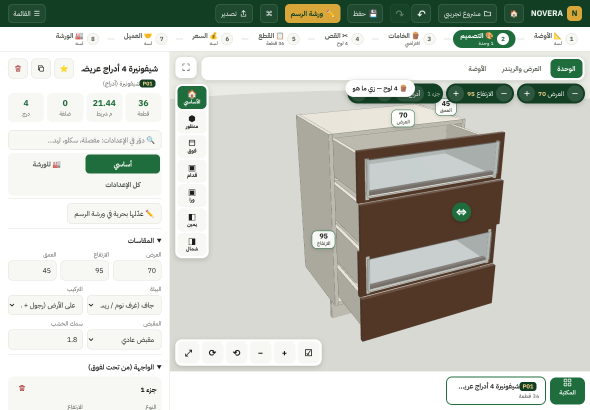
#> input picture source/pglass.png, 1180 x 820 px, given in place of r_0.png, which was not available (shown at 1/2 size)
$ python sheet.py 3 ../source/pglass.png
#> lines starting #> are read from the running program, lines starting #| are printed output that depends on the picture; after the words box and inside, x2 and y2 are one past the last pixel; in counts of white or black regions, pixels touching at a corner belong together; pictures that were not available may be replaced by others from this repository, and a replacement may not be noted
from PIL import Image, ImageChops, ImageDraw, ImageFont
import sys
n=int(sys.argv[1]); out=sys.argv[2]
cells=[]
for i in range(n):
    im=Image.open(f'new10/r_{i}.png').convert('RGB'); w,h=im.size
#> further down, im is the input picture: PIL image 1180x820 RGB; mean R, G, B 200.1, 203.3, 195
#> after `w, h = im.size`: w = 1180; h = 820
    sub=im.crop((int(w*.1),int(h*.12),int(w*.9),int(h*.92)))
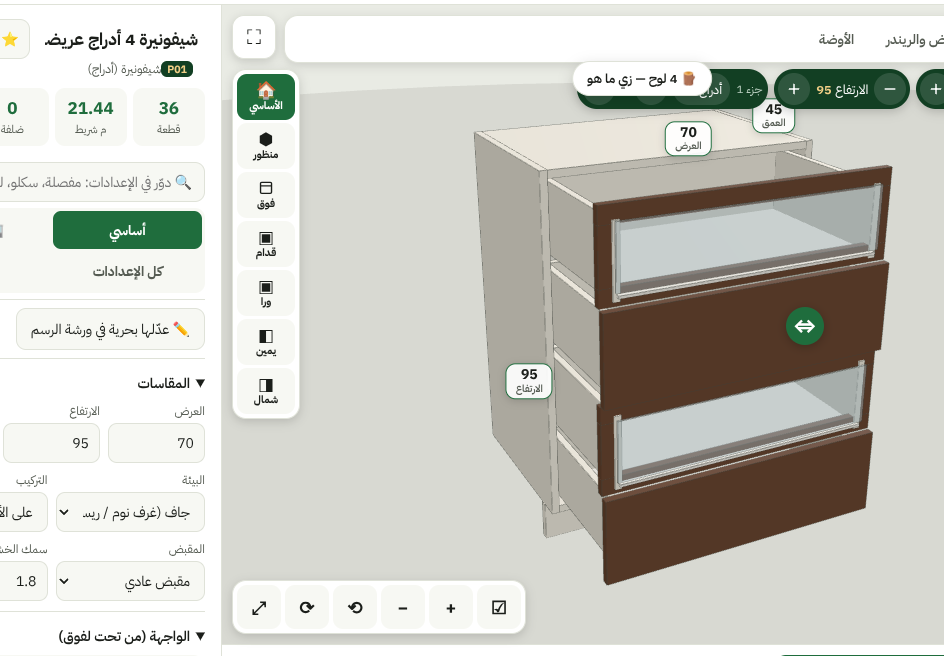
#> sub: PIL image 944x656 RGB; mean R, G, B 202.4, 202, 194.7
    bg=Image.new('RGB',sub.size,sub.getpixel((3,sub.height//2)))
#> bg: PIL image 944x656 RGB; every value is 255
    m=ImageChops.difference(sub,bg).convert('L').point(lambda v:255 if v>20 else 0); bb=m.getbbox()
#> after `m = ImageChops.difference(sub, bg).convert('L').point(lambda v: 255 if`:
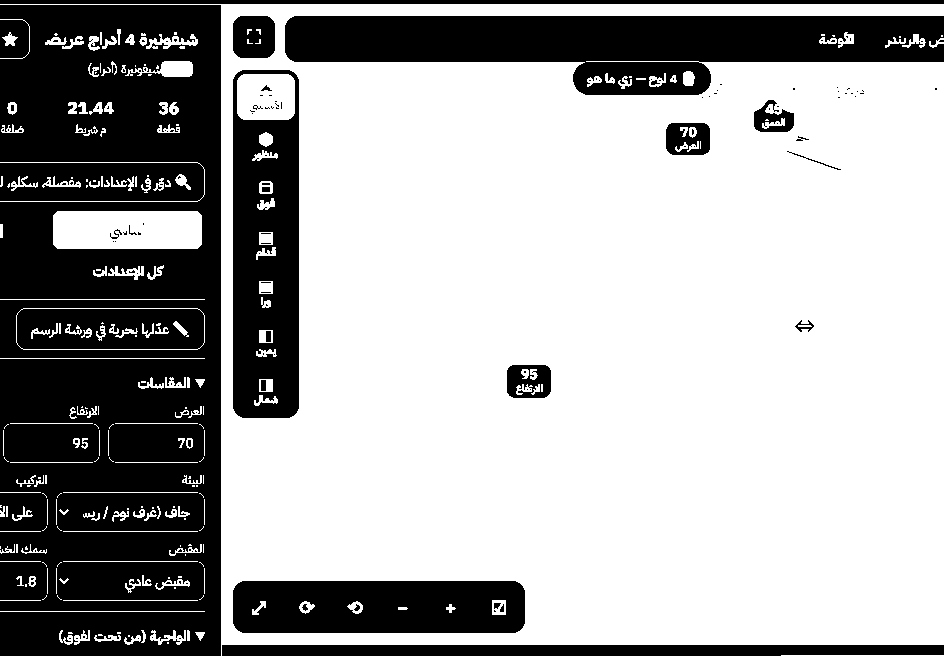
#> m: PIL image 944x656 L; 66% white; 159 black regions (134 under 20 px), largest, box (x1, y1, x2, y2) and area: (0, 5, 221, 656) 127057, (285, 16, 944, 95) 33325, (233, 70, 299, 418) 18502
#> after `bb = m.getbbox()`: bb = (0, 4, 944, 656)
    c=sub.crop((max(0,bb[0]-40),max(0,bb[1]-40),min(sub.width,bb[2]+40),min(sub.height,bb[3]+40)))
    sc=min(560/c.width,420/c.height); c=c.resize((int(c.width*sc),int(c.height*sc)))
#> after `sc = min(560 / c.width, 420 / c.height)`: sc = 0.593
    cell=Image.new('RGB',(580,450),(238,236,230)); cell.paste(c,((580-c.width)//2,(450-c.height)//2+10))
#> after `cell = Image.new('RGB', (580, 450), (238, 236, 230))`:
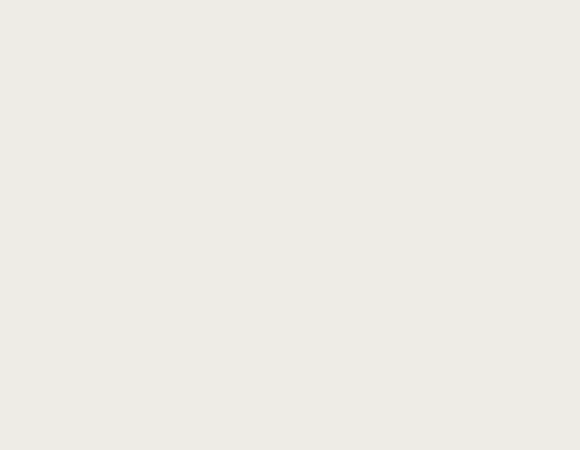
#> cell: PIL image 580x450 RGB; mean R, G, B 238, 236, 230
#> after `cell.paste(c, ((580 - c.width) // 2, (450 - c.height) // 2 + 10))`:
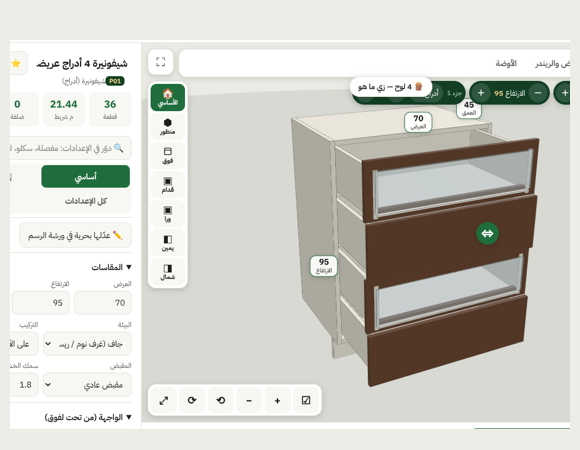
#> cell: PIL image 580x450 RGB; mean R, G, B 208.2, 207.6, 200.5
#> (the run stopped early here; a loop or call above may not have finished)
